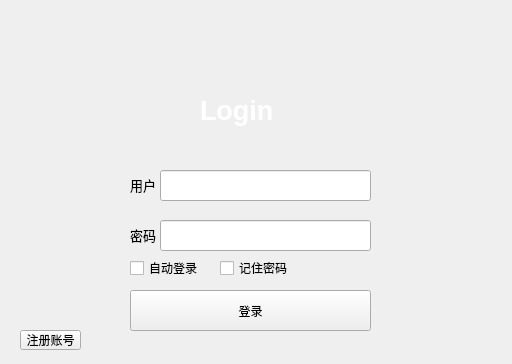
<?xml version="1.0" encoding="UTF-8"?>
<ui version="4.0">
 <class>FormLogin</class>
 <widget class="QWidget" name="FormLogin">
  <property name="geometry">
   <rect>
    <x>0</x>
    <y>0</y>
    <width>512</width>
    <height>364</height>
   </rect>
  </property>
  <property name="windowTitle">
   <string>Form</string>
  </property>
  <property name="styleSheet">
   <string notr="true"/>
  </property>
  <widget class="QWidget" name="widgetTop" native="true">
   <property name="geometry">
    <rect>
     <x>0</x>
     <y>0</y>
     <width>512</width>
     <height>151</height>
    </rect>
   </property>
   <property name="styleSheet">
    <string notr="true"/>
   </property>
   <widget class="QLabel" name="label">
    <property name="geometry">
     <rect>
      <x>200</x>
      <y>80</y>
      <width>81</width>
      <height>61</height>
     </rect>
    </property>
    <property name="text">
     <string>&lt;!DOCTYPE HTML PUBLIC &quot;-//W3C//DTD HTML 4.0//EN&quot; &quot;http://www.w3.org/TR/REC-html40/strict.dtd&quot;&gt;
&lt;html&gt;&lt;head&gt;&lt;meta name=&quot;qrichtext&quot; content=&quot;1&quot; /&gt;&lt;style type=&quot;text/css&quot;&gt;
p, li { white-space: pre-wrap; }
&lt;/style&gt;&lt;/head&gt;&lt;body style=&quot; font-family:'SimSun'; font-size:9pt; font-weight:400; font-style:normal;&quot;&gt;
&lt;p style=&quot; margin-top:12px; margin-bottom:12px; margin-left:0px; margin-right:0px; -qt-block-indent:0; text-indent:0px;&quot;&gt;&lt;span style=&quot; font-size:20pt; font-weight:600; color:#ffffff;&quot;&gt;Login&lt;/span&gt;&lt;/p&gt;&lt;/body&gt;&lt;/html&gt;</string>
    </property>
   </widget>
  </widget>
  <widget class="QWidget" name="widget" native="true">
   <property name="geometry">
    <rect>
     <x>0</x>
     <y>150</y>
     <width>512</width>
     <height>211</height>
    </rect>
   </property>
   <property name="styleSheet">
    <string notr="true"/>
   </property>
   <widget class="QLineEdit" name="passwordEdit">
    <property name="geometry">
     <rect>
      <x>160</x>
      <y>70</y>
      <width>211</width>
      <height>31</height>
     </rect>
    </property>
    <property name="styleSheet">
     <string notr="true">font: 11pt &quot;黑体&quot;;</string>
    </property>
   </widget>
   <widget class="QLineEdit" name="userEdit">
    <property name="geometry">
     <rect>
      <x>160</x>
      <y>20</y>
      <width>211</width>
      <height>31</height>
     </rect>
    </property>
    <property name="styleSheet">
     <string notr="true"/>
    </property>
   </widget>
   <widget class="QLabel" name="label_3">
    <property name="geometry">
     <rect>
      <x>130</x>
      <y>20</y>
      <width>31</width>
      <height>31</height>
     </rect>
    </property>
    <property name="text">
     <string>&lt;html&gt;&lt;head/&gt;&lt;body&gt;&lt;p&gt;&lt;span style=&quot; font-size:10pt;&quot;&gt;用户&lt;/span&gt;&lt;/p&gt;&lt;/body&gt;&lt;/html&gt;</string>
    </property>
   </widget>
   <widget class="QLabel" name="label_4">
    <property name="geometry">
     <rect>
      <x>130</x>
      <y>70</y>
      <width>31</width>
      <height>31</height>
     </rect>
    </property>
    <property name="text">
     <string>&lt;html&gt;&lt;head/&gt;&lt;body&gt;&lt;p&gt;&lt;span style=&quot; font-size:10pt;&quot;&gt;密码&lt;/span&gt;&lt;/p&gt;&lt;/body&gt;&lt;/html&gt;</string>
    </property>
   </widget>
   <widget class="QToolButton" name="loginButton">
    <property name="geometry">
     <rect>
      <x>130</x>
      <y>140</y>
      <width>241</width>
      <height>41</height>
     </rect>
    </property>
    <property name="cursor">
     <cursorShape>OpenHandCursor</cursorShape>
    </property>
    <property name="text">
     <string>登录</string>
    </property>
   </widget>
   <widget class="QCheckBox" name="remberPassCheckBox">
    <property name="geometry">
     <rect>
      <x>220</x>
      <y>110</y>
      <width>71</width>
      <height>16</height>
     </rect>
    </property>
    <property name="text">
     <string>记住密码</string>
    </property>
    <property name="tristate">
     <bool>false</bool>
    </property>
   </widget>
   <widget class="QCheckBox" name="autoLoginCheckBox">
    <property name="geometry">
     <rect>
      <x>130</x>
      <y>110</y>
      <width>71</width>
      <height>16</height>
     </rect>
    </property>
    <property name="text">
     <string>自动登录</string>
    </property>
   </widget>
   <widget class="QToolButton" name="registToolButton">
    <property name="geometry">
     <rect>
      <x>20</x>
      <y>180</y>
      <width>61</width>
      <height>20</height>
     </rect>
    </property>
    <property name="text">
     <string>注册账号</string>
    </property>
   </widget>
  </widget>
 </widget>
 <tabstops>
  <tabstop>userEdit</tabstop>
  <tabstop>passwordEdit</tabstop>
  <tabstop>loginButton</tabstop>
  <tabstop>remberPassCheckBox</tabstop>
  <tabstop>autoLoginCheckBox</tabstop>
 </tabstops>
 <resources/>
 <connections/>
</ui>
